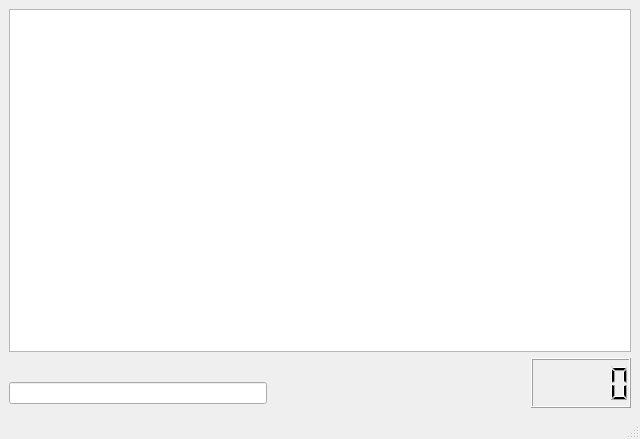
<?xml version="1.0" encoding="UTF-8"?>
<ui version="4.0">
 <class>CheckinWindow</class>
 <widget class="QMainWindow" name="CheckinWindow">
  <property name="geometry">
   <rect>
    <x>0</x>
    <y>0</y>
    <width>640</width>
    <height>439</height>
   </rect>
  </property>
  <property name="windowTitle">
   <string>ParkingPOS - Boletera</string>
  </property>
  <widget class="QWidget" name="centralwidget">
   <layout class="QVBoxLayout" name="verticalLayout_2">
    <item>
     <widget class="QTextBrowser" name="textBrowser"/>
    </item>
    <item>
     <layout class="QHBoxLayout" name="horizontalLayout_2">
      <item>
       <layout class="QVBoxLayout" name="verticalLayout">
        <item>
         <spacer name="horizontalSpacer_2">
          <property name="orientation">
           <enum>Qt::Horizontal</enum>
          </property>
          <property name="sizeHint" stdset="0">
           <size>
            <width>40</width>
            <height>20</height>
           </size>
          </property>
         </spacer>
        </item>
        <item>
         <layout class="QHBoxLayout" name="horizontalLayout">
          <item>
           <widget class="QLineEdit" name="lineEdit"/>
          </item>
          <item>
           <spacer name="horizontalSpacer">
            <property name="orientation">
             <enum>Qt::Horizontal</enum>
            </property>
            <property name="sizeHint" stdset="0">
             <size>
              <width>40</width>
              <height>20</height>
             </size>
            </property>
           </spacer>
          </item>
         </layout>
        </item>
       </layout>
      </item>
      <item>
       <widget class="QLCDNumber" name="lcdNumber">
        <property name="minimumSize">
         <size>
          <width>100</width>
          <height>50</height>
         </size>
        </property>
       </widget>
      </item>
     </layout>
    </item>
   </layout>
  </widget>
  <widget class="QMenuBar" name="menubar">
   <property name="geometry">
    <rect>
     <x>0</x>
     <y>0</y>
     <width>640</width>
     <height>20</height>
    </rect>
   </property>
  </widget>
  <widget class="QStatusBar" name="statusbar"/>
 </widget>
 <resources/>
 <connections/>
</ui>
